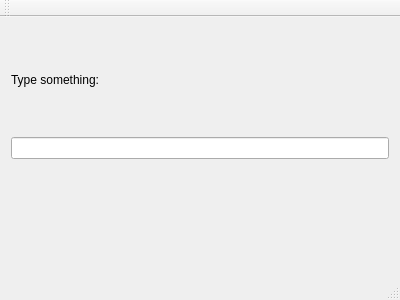
<?xml version="1.0" encoding="UTF-8"?>
<ui version="4.0">
 <class>MainWindow</class>
 <widget class="QMainWindow" name="MainWindow">
  <property name="geometry">
   <rect>
    <x>0</x>
    <y>0</y>
    <width>400</width>
    <height>300</height>
   </rect>
  </property>
  <property name="windowTitle">
   <string>MainWindow</string>
  </property>
  <widget class="QWidget" name="centralWidget">
   <layout class="QVBoxLayout" name="verticalLayout">
    <item>
     <widget class="QLabel" name="label">
      <property name="text">
       <string>Type something:</string>
      </property>
     </widget>
    </item>
    <item>
     <widget class="QLineEdit" name="from"/>
    </item>
    <item>
     <widget class="QLabel" name="to">
      <property name="text">
       <string/>
      </property>
     </widget>
    </item>
   </layout>
  </widget>
  <widget class="QMenuBar" name="menuBar">
   <property name="geometry">
    <rect>
     <x>0</x>
     <y>0</y>
     <width>400</width>
     <height>22</height>
    </rect>
   </property>
  </widget>
  <widget class="QToolBar" name="mainToolBar">
   <attribute name="toolBarArea">
    <enum>TopToolBarArea</enum>
   </attribute>
   <attribute name="toolBarBreak">
    <bool>false</bool>
   </attribute>
  </widget>
  <widget class="QStatusBar" name="statusBar"/>
 </widget>
 <layoutdefault spacing="6" margin="11"/>
 <resources/>
 <connections/>
</ui>
